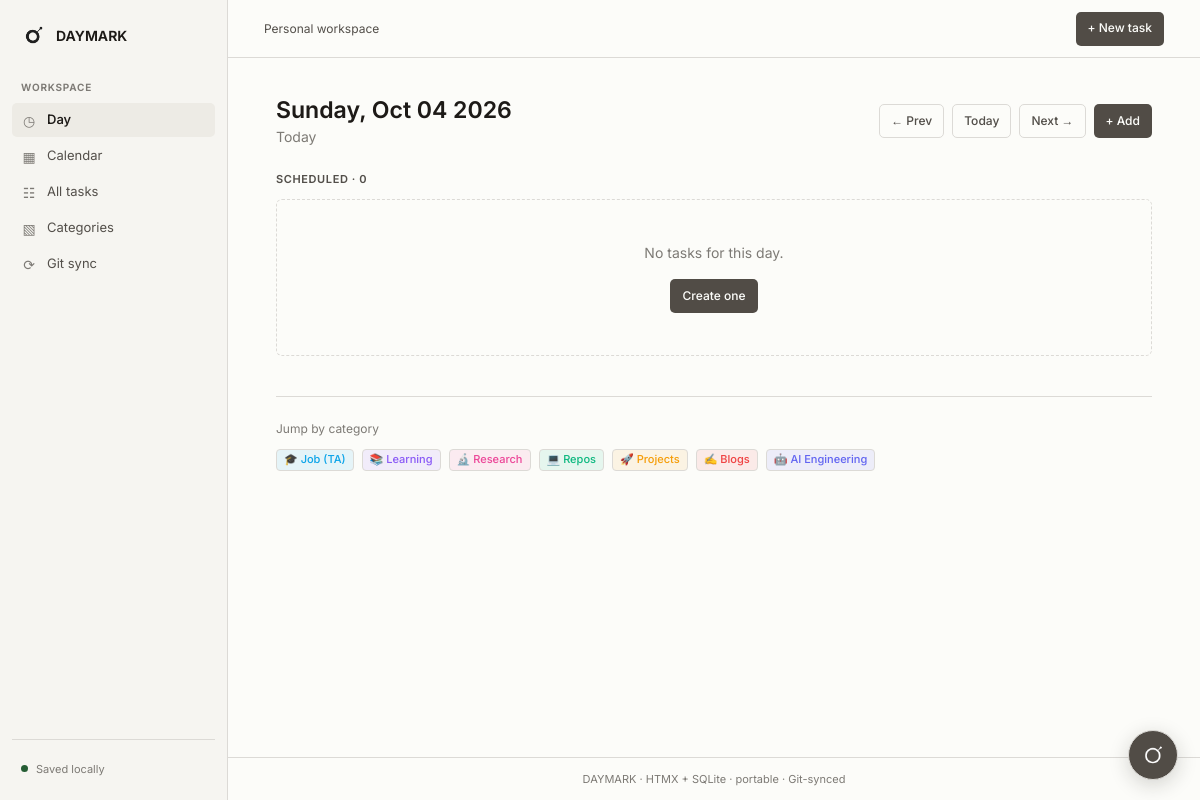
Before: /day with the older database file.
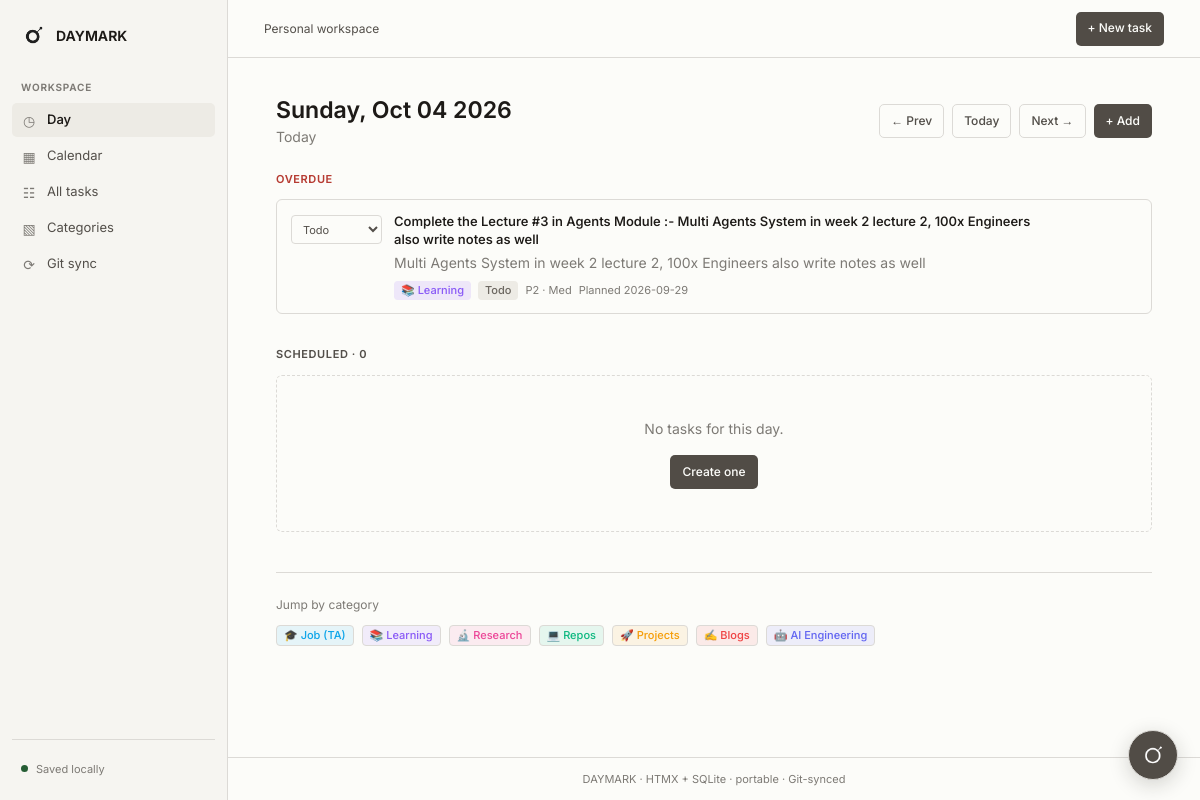
After: the same page with the newer database file.
### tables this page shows
CREATE TABLE categories (
            id INTEGER PRIMARY KEY AUTOINCREMENT,
            name TEXT NOT NULL UNIQUE,
            color TEXT DEFAULT '#6366f1',
            icon TEXT DEFAULT '📁',
            sort_order INTEGER DEFAULT 0,
            created_at TEXT DEFAULT (datetime('now'))
        );

CREATE TABLE tasks (
            id INTEGER PRIMARY KEY AUTOINCREMENT,
            title TEXT NOT NULL,
            description TEXT DEFAULT '',
            category_id INTEGER,
            due_date TEXT,
            status TEXT DEFAULT 'todo' CHECK(status IN ('todo', 'doing', 'done', 'blocked')),
            priority INTEGER DEFAULT 2 CHECK(priority BETWEEN 1 AND 4),
            created_at TEXT DEFAULT (datetime('now')),
            updated_at TEXT DEFAULT (datetime('now')),
            completed_at TEXT, deadline TEXT, series_id TEXT, recurrence_unit TEXT, recurrence_interval INTEGER DEFAULT 1, recurrence_count INTEGER DEFAULT 1,
            FOREIGN KEY (category_id) REFERENCES categories(id) ON DELETE SET NULL
        );

### app.py (the view)
@app.route("/day")
@app.route("/day/<day>")
def day_view(day=None):
    if day is None:
        day = today_str()
    d = parse_date(day) or date.today()
    day = d.isoformat()
    db = get_db()
    tasks = db.execute("""
        SELECT t.*, c.name as cat_name, c.color as cat_color, c.icon as cat_icon
        FROM tasks t
        LEFT JOIN categories c ON t.category_id = c.id
        WHERE t.due_date = ? OR (t.due_date IS NULL AND date(t.created_at) = ?)
        ORDER BY t.start_time IS NULL, t.start_time, t.priority DESC, t.status, t.created_at
    """, (day, day)).fetchall()
    overdue = db.execute("""
        SELECT t.*, c.name as cat_name, c.color as cat_color, c.icon as cat_icon
        FROM tasks t
        LEFT JOIN categories c ON t.category_id = c.id
        WHERE COALESCE(t.deadline, t.due_date) < ? AND t.status != 'done'
        ORDER BY COALESCE(t.deadline, t.due_date), t.priority DESC
    """, (day,)).fetchall()
    categories = db.execute(
        "SELECT * FROM categories ORDER BY sort_order, name"
    ).fetchall()
    timed_tasks = [task for task in tasks if task["start_time"]]
    untimed_tasks = [task for task in tasks if not task["start_time"]]
    prev_day = (d - timedelta(days=1)).isoformat()
    next_day = (d + timedelta(days=1)).isoformat()
    is_today = day == today_str()
    return render_template(
        "day.html",
        tasks=tasks,
        timed_tasks=timed_tasks,
        untimed_tasks=untimed_tasks,
        overdue=overdue,
        categories=categories,
        day=day,
        day_display=d.strftime("%A, %b %d %Y"),
        prev_day=prev_day,
        next_day=next_day,
        is_today=is_today,
        status_badge=status_badge,
        priority_label=priority_label,
    )

### app.py (called while the page is built)
def get_db():
    if "db" not in g:
        DATA_DIR.mkdir(exist_ok=True)
        g.db = sqlite3.connect(DB_PATH)
        g.db.row_factory = sqlite3.Row
        g.db.execute("PRAGMA foreign_keys = ON")
        g.db.execute(
            "ATTACH DATABASE ? AS agent_memory",
            (str(DATA_DIR / "assistant_memory.db"),),
        )
        g.db.execute("""
            CREATE TABLE IF NOT EXISTS agent_memory.assistant_memories (
                id INTEGER PRIMARY KEY AUTOINCREMENT,
                content TEXT NOT NULL UNIQUE,
                created_at TEXT NOT NULL DEFAULT (datetime('now')),
                updated_at TEXT NOT NULL DEFAULT (datetime('now'))
            )
        """)
    return g.db

def parse_date(s):
    if not s:
        return None
    try:
        return datetime.strptime(s, "%Y-%m-%d").date()
    except (TypeError, ValueError):
        return None

def today_str():
    return date.today().isoformat()

def priority_label(p):
    return {1: "Low", 2: "Med", 3: "High", 4: "Urgent"}.get(p, "Med")

@app.context_processor
def inject_template_helpers():
    return {"recurrence_label": recurrence_label}

@app.before_request
def ensure_db():
    init_db()

### templates/day.html (shortened to what this page needs)
{% extends "base.html" %}
{% block content %}
<div class="flex flex-col sm:flex-row sm:items-center justify-between gap-4 mb-6">
  <div>
    <h1 class="page-heading">{{ day_display }}</h1>
    {% if is_today %}
      <p class="text-sm text-muted mt-0.5">Today</p>
    {% endif %}
  </div>
  <div class="flex items-center gap-2">
    <a href="{{ url_for('day_view', day=prev_day) }}" class="btn btn-ghost border border-border">← Prev</a>
    <a href="{{ url_for('day_view') }}" class="btn btn-ghost border border-border">Today</a>
    <a href="{{ url_for('day_view', day=next_day) }}" class="btn btn-ghost border border-border">Next →</a>
    <a href="{{ url_for('task_new', due=day) }}" class="btn btn-primary">+ Add</a>
  </div>
</div>
{% if overdue %}
<section class="mb-8">
  <h2 class="section-heading mb-3 text-rose-400">Overdue</h2>
  <div class="space-y-2">
    {% for task in overdue %}
      {% include "partials/task_card.html" %}
    {% endfor %}
  </div>
</section>
{% endif %}
<section>
  <h2 class="section-heading mb-3">
    Scheduled · {{ tasks|length }}
  </h2>
  {% if tasks %}
    {% if timed_tasks %}
      <h3 class="text-sm text-muted mb-2">Timeline · 24-hour clock</h3>
      <div class="timeline-list mb-6" id="task-list">
        {% for task in timed_tasks %}
          {% include "partials/task_card.html" %}
        {% endfor %}
      </div>
    {% endif %}
    {% if untimed_tasks %}
      <h3 class="text-sm text-muted mb-2">{% if timed_tasks %}Any time{% else %}Tasks{% endif %}</h3>
      <div class="space-y-2" {% if not timed_tasks %}id="task-list"{% endif %}>
        {% for task in untimed_tasks %}
          {% include "partials/task_card.html" %}
        {% endfor %}
      </div>
    {% endif %}
  {% else %}
    <div class="empty-state">
      <p class="text-muted mb-4">No tasks for this day.</p>
      <a href="{{ url_for('task_new', due=day) }}" class="btn btn-primary">Create one</a>
    </div>
  {% endif %}
</section>
{% if categories %}
<div class="mt-10 pt-6 border-t border-border">
  <p class="text-xs text-muted mb-3">Jump by category</p>
  <div class="flex flex-wrap gap-2">
    {% for c in categories %}
      <a href="{{ url_for('tasks_list', cat=c.id) }}"
         class="badge border border-border hover:border-white/20 transition"
         style="background: {{ c.color }}18; color: {{ c.color }}">
        {{ c.icon }} {{ c.name }}
      </a>
    {% endfor %}
  </div>
</div>
{% endif %}
{% endblock %}

### templates/partials/task_card.html (shortened to what this page needs)
<div id="task-{{ task.id }}"
    class="card task-card flex items-start group">
  <form hx-post="{{ url_for('task_status', tid=task.id) }}"
        hx-target="#task-{{ task.id }}"
        hx-swap="outerHTML"
        class="shrink-0 mt-0.5">
    <select name="status" onchange="this.form.requestSubmit()"
            class="status-select" aria-label="Status for {{ task.title }}">
      <option value="todo" {% if task.status=='todo' %}selected{% endif %}>Todo</option>
    </select>
  </form>
  <div class="flex-1 min-w-0">
    <div class="flex items-start justify-between gap-2">
      <a href="{{ url_for('task_edit', tid=task.id) }}"
         class="task-title leading-snug {% if task.status=='done' %}is-done line-through{% endif %}">
        {{ task.title }}
      </a>
    </div>
    {% if task.description %}
      <p class="text-sm text-muted mt-1 line-clamp-2">{{ task.description }}</p>
    {% endif %}
    <div class="task-meta">
      {% if task.cat_name %}
        <span class="badge" style="background: {{ task.cat_color }}22; color: {{ task.cat_color }}">
          {{ task.cat_icon }} {{ task.cat_name }}
        </span>
      {% endif %}
      {% set badge_cls, badge_label = status_badge(task.status) %}
      <span class="badge {{ badge_cls }}">{{ badge_label }}</span>
      <span class="text-muted">P{{ task.priority }} · {{ priority_label(task.priority) }}</span>
      {% if task.due_date %}
        <span class="text-muted">Planned {{ task.due_date }}</span>
      {% endif %}
    </div>
  </div>
</div>

Changed rows visible on the page:
added tasks: status "Todo", title "Complete the Lecture #3 in Agents Module :- Multi Agents System in week 2 lecture 2, 100x Engineers also write notes as well", description "Multi Agents System in week 2 lecture 2, 100x Engineers also write notes as well", cat_icon "📚", cat_name "Learning", priority "2", priority "Med", due_date "2026-09-29"
Other visible differences:
text now shown: "OVERDUE"
